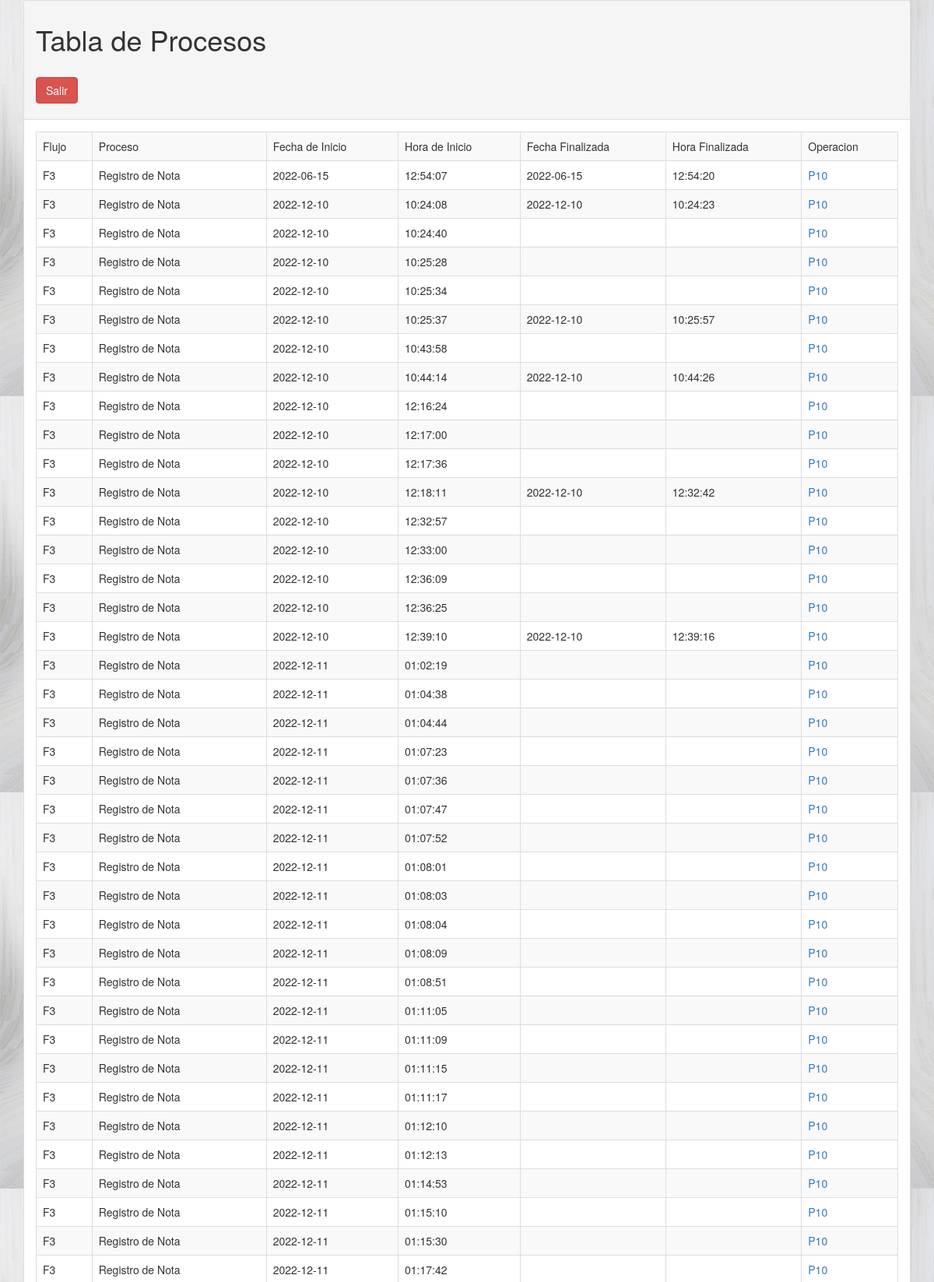
The app's page /bandeja.php (signed in, upper part) with its own data.
### tables this page shows
CREATE TABLE `flujoprocesoseguimiento` (
  `Flujo` varchar(3) DEFAULT NULL,
  `Proceso` varchar(3) DEFAULT NULL,
  `Usuario` varchar(10) DEFAULT NULL,
  `FechaInicio` date DEFAULT NULL,
  `HoraInicio` time DEFAULT NULL,
  `FechaFin` date DEFAULT NULL,
  `HoraFin` time DEFAULT NULL
);

### bandeja.php (the view, shortened to what this page needs)
<?php
include "conexion.inc.php";
include "header.php";
$user= $_SESSION["user"];
$sql="select * from flujoprocesoseguimiento where Usuario='$user'";
$resultado=mysqli_query($con, $sql);
?>
<body background="fondo.jpg">
	<div class="wrapper">
	<div class="container">
		<div class="row">
                <div class="col-lg-12">
                    <div class="panel panel-default">
                        <div class="panel-heading">
                           <h1> Tabla de Procesos<h1>
                           <a href='index.php' class='btn btn-danger' style = 'color:white'>Salir</a>
                        </div>
                        <div class="panel-body">
                            <div class="table-responsive">
                            <center>
                                    <table class="table table-striped table-bordered table-hover">
                                        <tr>
                                            <td class="table-header" >Flujo</td>
                                            <td class="table-header" >Proceso</td>
                                            <td class="table-header" >Fecha de Inicio</td>
                                            <td class="table-header" >Hora de Inicio</td>
                                            <td class="table-header" >Fecha Finalizada</td>
                                            <td class="table-header" >Hora Finalizada</td>
                                            <td class="table-header"  >Operacion</td>
                                        </tr>
                                        <?php
                                        $pro = "";
                                            while ($fila=mysqli_fetch_array($resultado))
                                            {
                                                if($fila["Proceso"]=='P2')
                                                    $pro='Inscripcion';
                                                if($fila["Proceso"]=='P6')
                                                    $pro='Seleccion de Materia';
                                                if($fila["Proceso"]=='P10')
                                                    $pro='Registro de Nota';
                                                print "<tr>
                                                <td class='tables'>{$fila["Flujo"]}</td>
                                                <td class='tables'>{$pro}</td>
                                                <td class='tables'>{$fila["FechaInicio"]}</td>
                                                <td class='tables'>{$fila["HoraInicio"]}</td>
                                                <td class='tables'>{$fila["FechaFin"]}</td>
                                                <td class='tables'>{$fila["HoraFin"]}</td>
                                                <td class='center' >
                                                <a href='principal.php?flujo=F1&proceso=P2'>{$fila["Proceso"]}</a>
                                                </td>
                                            </tr>
                                            "
                                            ;
                                        }
                                        ?>
                                      </table>
                            </center>
                            </div>
                        </div>
                    </div>
                </div>
	</div>
	</div>
</body>

### header.php (shortened to what this page needs)
<!doctype html>
<html lang="en">
<head>
    <link rel="stylesheet" href="bootstrap/css/bootstrap.min.css">
</head>

### records on screen
flujoprocesoseguimiento: Flujo "F3", Proceso "Registro de Nota", FechaInicio "2022-06-15", HoraInicio "12:54:07", FechaFin "2022-06-15", HoraFin "12:54:20", Proceso "P10"
flujoprocesoseguimiento: Flujo "F3", Proceso "Registro de Nota", FechaInicio "2022-12-10", HoraInicio "10:24:08", FechaFin "2022-12-10", HoraFin "10:24:23", Proceso "P10"
flujoprocesoseguimiento: Flujo "F3", Proceso "Registro de Nota", FechaInicio "2022-12-10", HoraInicio "10:24:40", Proceso "P10"
flujoprocesoseguimiento: Flujo "F3", Proceso "Registro de Nota", FechaInicio "2022-12-10", HoraInicio "10:25:28", Proceso "P10"
flujoprocesoseguimiento: Flujo "F3", Proceso "Registro de Nota", FechaInicio "2022-12-10", HoraInicio "10:25:34", Proceso "P10"
flujoprocesoseguimiento: Flujo "F3", Proceso "Registro de Nota", FechaInicio "2022-12-10", HoraInicio "10:25:37", FechaFin "2022-12-10", HoraFin "10:25:57", Proceso "P10"
flujoprocesoseguimiento: Flujo "F3", Proceso "Registro de Nota", FechaInicio "2022-12-10", HoraInicio "10:43:58", Proceso "P10"
flujoprocesoseguimiento: Flujo "F3", Proceso "Registro de Nota", FechaInicio "2022-12-10", HoraInicio "10:44:14", FechaFin "2022-12-10", HoraFin "10:44:26", Proceso "P10"
flujoprocesoseguimiento: Flujo "F3", Proceso "Registro de Nota", FechaInicio "2022-12-10", HoraInicio "12:16:24", Proceso "P10"
flujoprocesoseguimiento: Flujo "F3", Proceso "Registro de Nota", FechaInicio "2022-12-10", HoraInicio "12:17:00", Proceso "P10"
flujoprocesoseguimiento: Flujo "F3", Proceso "Registro de Nota", FechaInicio "2022-12-10", HoraInicio "12:17:36", Proceso "P10"
flujoprocesoseguimiento: Flujo "F3", Proceso "Registro de Nota", FechaInicio "2022-12-10", HoraInicio "12:18:11", FechaFin "2022-12-10", HoraFin "12:32:42", Proceso "P10"
flujoprocesoseguimiento: Flujo "F3", Proceso "Registro de Nota", FechaInicio "2022-12-10", HoraInicio "12:32:57", Proceso "P10"
flujoprocesoseguimiento: Flujo "F3", Proceso "Registro de Nota", FechaInicio "2022-12-10", HoraInicio "12:33:00", Proceso "P10"
flujoprocesoseguimiento: Flujo "F3", Proceso "Registro de Nota", FechaInicio "2022-12-10", HoraInicio "12:36:09", Proceso "P10"
flujoprocesoseguimiento: Flujo "F3", Proceso "Registro de Nota", FechaInicio "2022-12-10", HoraInicio "12:36:25", Proceso "P10"
flujoprocesoseguimiento: Flujo "F3", Proceso "Registro de Nota", FechaInicio "2022-12-10", HoraInicio "12:39:10", FechaFin "2022-12-10", HoraFin "12:39:16", Proceso "P10"
flujoprocesoseguimiento: Flujo "F3", Proceso "Registro de Nota", FechaInicio "2022-12-11", HoraInicio "01:02:19", Proceso "P10"
flujoprocesoseguimiento: Flujo "F3", Proceso "Registro de Nota", FechaInicio "2022-12-11", HoraInicio "01:04:38", Proceso "P10"
flujoprocesoseguimiento: Flujo "F3", Proceso "Registro de Nota", FechaInicio "2022-12-11", HoraInicio "01:04:44", Proceso "P10"
flujoprocesoseguimiento: Flujo "F3", Proceso "Registro de Nota", FechaInicio "2022-12-11", HoraInicio "01:07:23", Proceso "P10"
flujoprocesoseguimiento: Flujo "F3", Proceso "Registro de Nota", FechaInicio "2022-12-11", HoraInicio "01:07:36", Proceso "P10"
flujoprocesoseguimiento: Flujo "F3", Proceso "Registro de Nota", FechaInicio "2022-12-11", HoraInicio "01:07:47", Proceso "P10"
flujoprocesoseguimiento: Flujo "F3", Proceso "Registro de Nota", FechaInicio "2022-12-11", HoraInicio "01:07:52", Proceso "P10"
flujoprocesoseguimiento: Flujo "F3", Proceso "Registro de Nota", FechaInicio "2022-12-11", HoraInicio "01:08:01", Proceso "P10"
flujoprocesoseguimiento: Flujo "F3", Proceso "Registro de Nota", FechaInicio "2022-12-11", HoraInicio "01:08:03", Proceso "P10"
flujoprocesoseguimiento: Flujo "F3", Proceso "Registro de Nota", FechaInicio "2022-12-11", HoraInicio "01:08:04", Proceso "P10"
flujoprocesoseguimiento: Flujo "F3", Proceso "Registro de Nota", FechaInicio "2022-12-11", HoraInicio "01:08:09", Proceso "P10"
flujoprocesoseguimiento: Flujo "F3", Proceso "Registro de Nota", FechaInicio "2022-12-11", HoraInicio "01:08:51", Proceso "P10"
flujoprocesoseguimiento: Flujo "F3", Proceso "Registro de Nota", FechaInicio "2022-12-11", HoraInicio "01:11:05", Proceso "P10"
flujoprocesoseguimiento: Flujo "F3", Proceso "Registro de Nota", FechaInicio "2022-12-11", HoraInicio "01:11:09", Proceso "P10"
flujoprocesoseguimiento: Flujo "F3", Proceso "Registro de Nota", FechaInicio "2022-12-11", HoraInicio "01:11:15", Proceso "P10"
flujoprocesoseguimiento: Flujo "F3", Proceso "Registro de Nota", FechaInicio "2022-12-11", HoraInicio "01:11:17", Proceso "P10"
flujoprocesoseguimiento: Flujo "F3", Proceso "Registro de Nota", FechaInicio "2022-12-11", HoraInicio "01:12:10", Proceso "P10"
flujoprocesoseguimiento: Flujo "F3", Proceso "Registro de Nota", FechaInicio "2022-12-11", HoraInicio "01:12:13", Proceso "P10"
flujoprocesoseguimiento: Flujo "F3", Proceso "Registro de Nota", FechaInicio "2022-12-11", HoraInicio "01:14:53", Proceso "P10"
flujoprocesoseguimiento: Flujo "F3", Proceso "Registro de Nota", FechaInicio "2022-12-11", HoraInicio "01:15:10", Proceso "P10"
flujoprocesoseguimiento: Flujo "F3", Proceso "Registro de Nota", FechaInicio "2022-12-11", HoraInicio "01:15:30", Proceso "P10"
flujoprocesoseguimiento: Flujo "F3", Proceso "Registro de Nota", FechaInicio "2022-12-11", HoraInicio "01:17:42", Proceso "P10"
